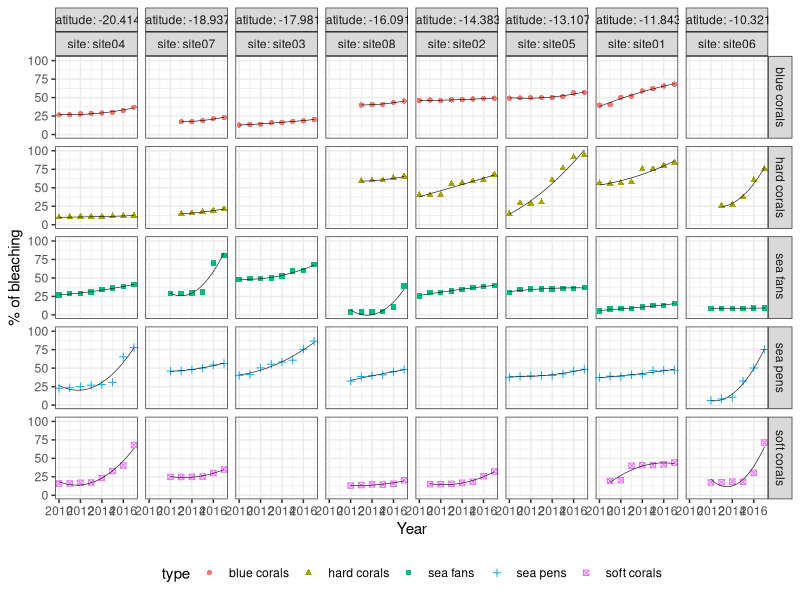

The R script that drew this image:
# Tan Kah Wang (29442826)
# read data into R
coral_data<-read.csv("data.csv")
str(coral_data)
# load library
library (ggplot2)
# rename the headers in data
names(coral_data)<-c("year","type","site","bleaching","longtitude","latitude")
# change the column "bleaching" to numeric form instead of % form
coral_data$bleaching<-as.numeric(sub("%","",coral_data$bleaching))
# plot the graph
p<-ggplot(coral_data,aes(year,bleaching)) +
geom_point(aes(shape=type,color=type)) +
facet_grid(type~latitude+site,labeller=label_context)

# adding smoother of polynomial type
q<-p+
geom_smooth(method="lm",color="black",size=0.2,formula=y~poly(x,2),se=FALSE)

# adding theme to polynomial smoother graph
r<-q+
  theme_bw()+
  ylab('% of bleaching')+
  xlab('Year')+
  theme(legend.position = "bottom", legend.direction = "horizontal")

r